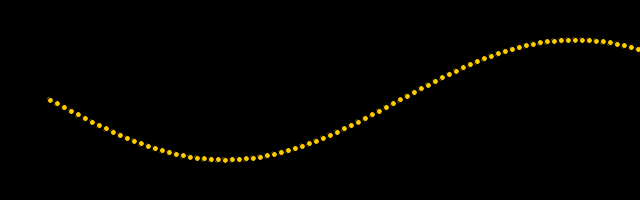
Frame 1 (no input)
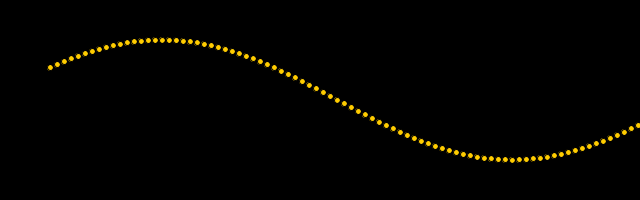
Frame 60 (the mouse pressed at the canvas centre just before this capture)
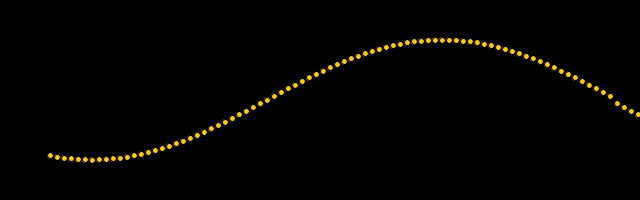
Frame 120 (the mouse held since frame 60 and released just before this capture)

The Processing sketch that drew these frames (run headless with seeded random() and noise(); from frame 60 on, the mouse is pressed at the canvas centre):

// Processing sketch: a_pde
// ── a_pde.pde
static int sizeS=200;
float[] yvals = new float[sizeS];//used to store all the y values for FN
float[] xvals = new float[sizeS];//used to store all the X values for FN
int i=1;//Flag for inital run or updating
int j=0;//Used to cpmpute the next iterations of functions
float space =.01;//used to define space bettween function points
int ballSize=6;//radius of ball size when drawn
float amp=60;//Amplitude to sine function
color yellow = color(255, 204, 0);  // Define color Yellow
float deltaX=50;//Where to start the graphic occuring X
float deltaY=100;//Where to start the graphic occuring Y
float T=1;//Time Period
//int time=millis();//Current millisecond time
int randomTrig=500;//Time in seconds for random amplitude change
int dir=1;
void setup() {
size(640, 200); 
for(int p=0;p<sizeS;p=p+1){
  xvals[p]=p*7;
  
}

}
void draw() {  
  background(0,0);
  calcFn();
  renderWave();

  //randomEv();
}/*
void randomEv(){
  if(millis()>time+randomTrig &&yvals[sizeS-1]<.01){
    if(amp>100){
      dir=-1;
    }else if(amp<5){
      dir=1;
    }

    amp=amp+dir;
    time=millis();
    
  }
  
  
}*/
void calcFn(){
  if(i==1){
    for(j=0;j<sizeS;j=j+1){
     yvals[j]=amp*sin(j*space*((2*PI)/(T)));
     i=0;
    } 
  }else{
    for(int p=0;p<(sizeS-1);p=p+1){
     yvals[p]=yvals[p+1];
     i=0;
    }
    if(j>(1000*T)/space){
     j=0; 
     
    }else{
    j=j+1;
    }
    yvals[sizeS-1]=amp*sin(j*space*((2*PI)/(T)));
  
  } 
}

void renderWave(){
  for(int p=0;p<sizeS;p=p+1){
    fill(yellow);
    ellipse(deltaX+xvals[p],deltaY+yvals[p],ballSize,ballSize);
  }
   
}
